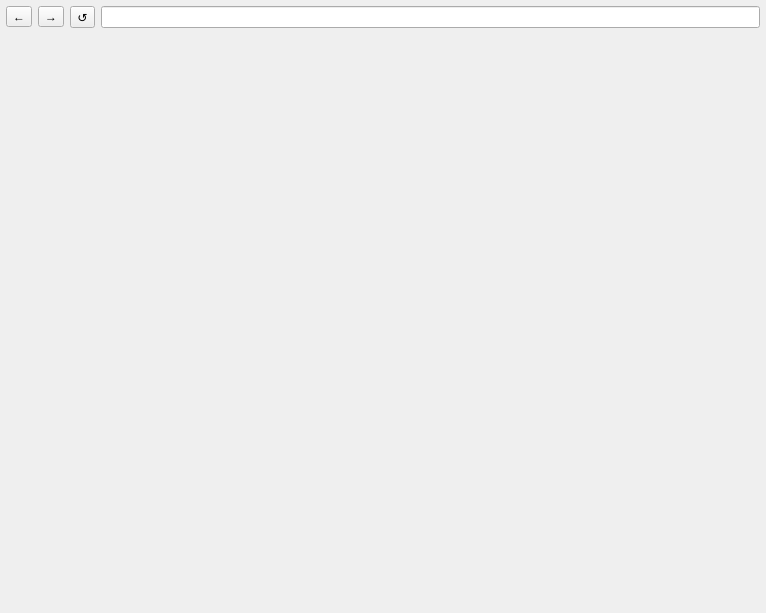
<?xml version="1.0" encoding="UTF-8"?>
<ui version="4.0">
 <class>Dialog</class>
 <widget class="QDialog" name="Dialog">
  <property name="geometry">
   <rect>
    <x>0</x>
    <y>0</y>
    <width>766</width>
    <height>613</height>
   </rect>
  </property>
  <property name="windowTitle">
   <string>Dialog</string>
  </property>
  <layout class="QVBoxLayout" name="verticalLayout">
   <property name="margin">
    <number>0</number>
   </property>
   <item>
    <layout class="QHBoxLayout" name="horizontalLayout">
     <property name="leftMargin">
      <number>6</number>
     </property>
     <property name="topMargin">
      <number>6</number>
     </property>
     <property name="rightMargin">
      <number>6</number>
     </property>
     <item>
      <widget class="QToolButton" name="backButton">
       <property name="text">
        <string>←</string>
       </property>
      </widget>
     </item>
     <item>
      <widget class="QToolButton" name="forwardButton">
       <property name="text">
        <string>→</string>
       </property>
      </widget>
     </item>
     <item>
      <widget class="QToolButton" name="reloadButton">
       <property name="text">
        <string>↺</string>
       </property>
      </widget>
     </item>
     <item>
      <widget class="QLineEdit" name="location"/>
     </item>
    </layout>
   </item>
   <item>
    <widget class="WebPage" name="webpage" native="true">
     <property name="sizePolicy">
      <sizepolicy hsizetype="Preferred" vsizetype="Expanding">
       <horstretch>0</horstretch>
       <verstretch>0</verstretch>
      </sizepolicy>
     </property>
    </widget>
   </item>
  </layout>
 </widget>
 <customwidgets>
  <customwidget>
   <class>WebPage</class>
   <extends>QWidget</extends>
   <header location="global">webpage.h</header>
   <container>1</container>
  </customwidget>
 </customwidgets>
 <resources/>
 <connections/>
</ui>
